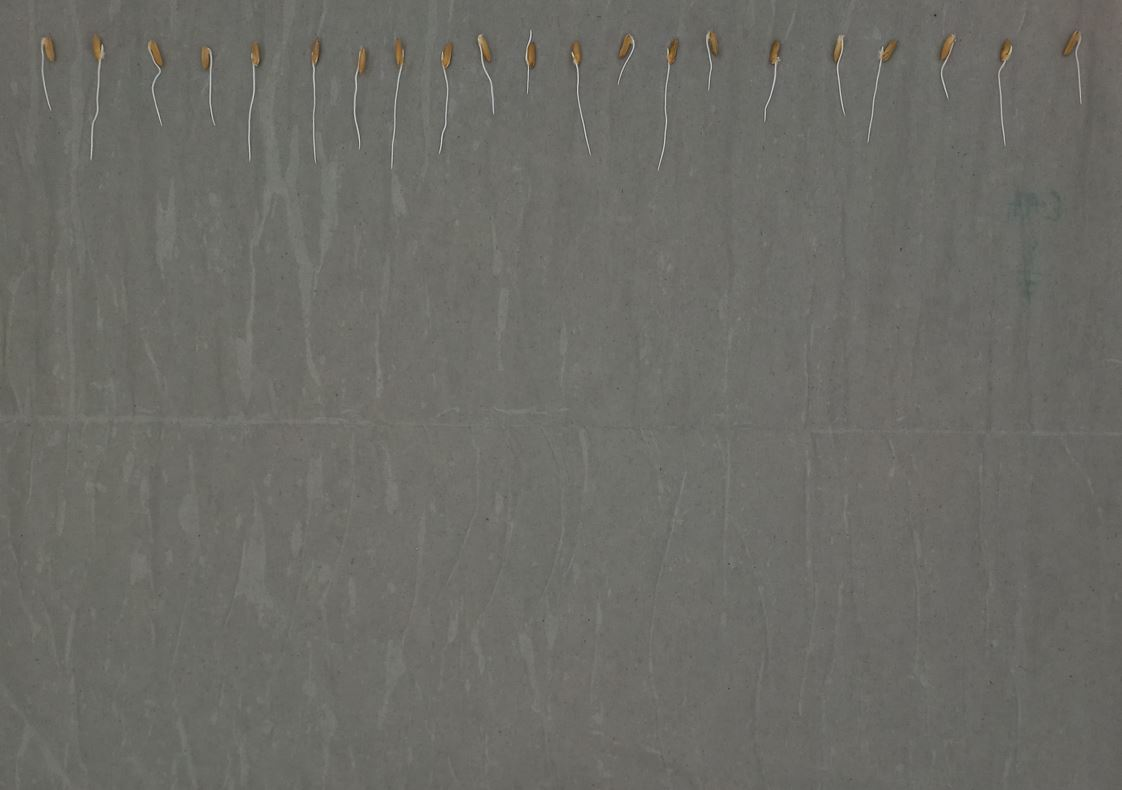
#> input picture input/hari3/cc.JPG, 1122 x 790 px, found by its file name
$ python 'dimension&brc.py'
#> lines starting #> are read from the running program, lines starting #| are printed output that depends on the picture
import cv2
import numpy as np

# Open a typical 24 bit color image. For this kind of image there are
# 8 bits (0 to 255) per color channel
img = cv2.imread('D:\Kuliah\judul-skripsi\codingan\Percobaan\input\hari3\cc.JPG') # mandrill reference image from USC SIPI
#> img is the input picture: shape (790, 1122, 3); mean B, G, R 101.9, 107.4, 107.8

s = 1024
img = cv2.resize(img, (s,s), 0, 0, cv2.INTER_AREA)
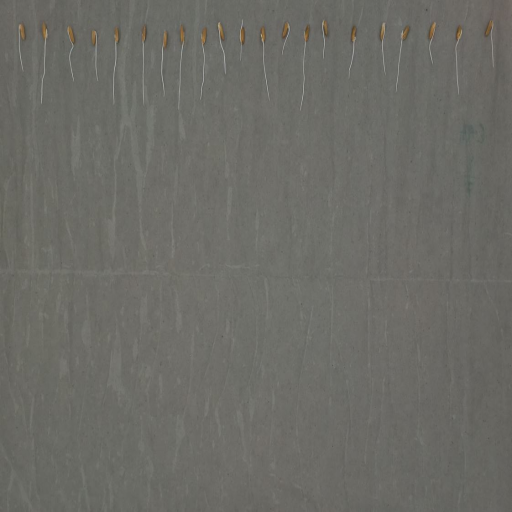
#> img: shape (1024, 1024, 3) (shown at 1/2 size); mean B, G, R 101.8, 107.3, 107.7

def apply_brightness_contrast(input_img, brightness = 0, contrast = 0):

    if brightness != 0:
        if brightness > 0:
            shadow = brightness
            highlight = 255
        else:
            shadow = 0
            highlight = 255 + brightness
        alpha_b = (highlight - shadow)/255
        gamma_b = shadow

        buf = cv2.addWeighted(input_img, alpha_b, input_img, 0, gamma_b)
    else:
        buf = input_img.copy()

    if contrast != 0:
        f = 131*(contrast + 127)/(127*(131-contrast))
        alpha_c = f
        gamma_c = 127*(1-f)

        buf = cv2.addWeighted(buf, alpha_c, buf, 0, gamma_c)

    return buf

font = cv2.FONT_HERSHEY_SIMPLEX
fcolor = (0,0,0)

blist = [10] # list of brightness values
clist = [112] # list of contrast values

out = np.zeros((s*1, s*1, 3), dtype = np.uint8)

for i, b in enumerate(blist):
    c = clist[i]
    print('b, c:  ', b,', ',c)
    row = s*int(i/3)
    col = s*(i%3)

    print('row, col:   ', row, ', ', col)

    out[row:row+s, col:col+s] = apply_brightness_contrast(img, b, c)
    msg = 'b %d' % b
    cv2.putText(out,msg,(col,row+s-22), font, .7, fcolor,1,cv2.LINE_AA)
    msg = 'c %d' % c
    cv2.putText(out,msg,(col,row+s-4), font, .7, fcolor,1,cv2.LINE_AA)

    cv2.putText(out, 'OpenCV',(260,30), font, 1.0, fcolor,2,cv2.LINE_AA)
#> this loop made 1 pass
#> pass 1, in apply_brightness_contrast, `buf = cv2.addWeighted(buf, alpha_c, buf, 0, gamma_c)`:
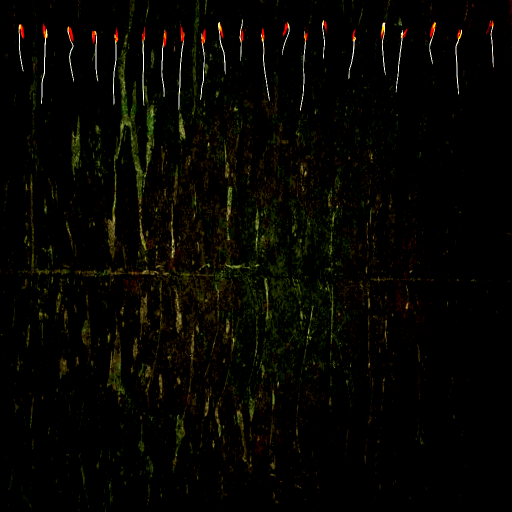
#> buf: shape (1024, 1024, 3) (shown at 1/2 size); mean B, G, R 1.3, 5.6, 6.3

cv2.imwrite('D:\Kuliah\judul-skripsi\codingan\Percobaan\output\hasil_10.png', out)

$ run again, with input/hari3/hari3_1.jpg copied over input/hari3/cc.JPG
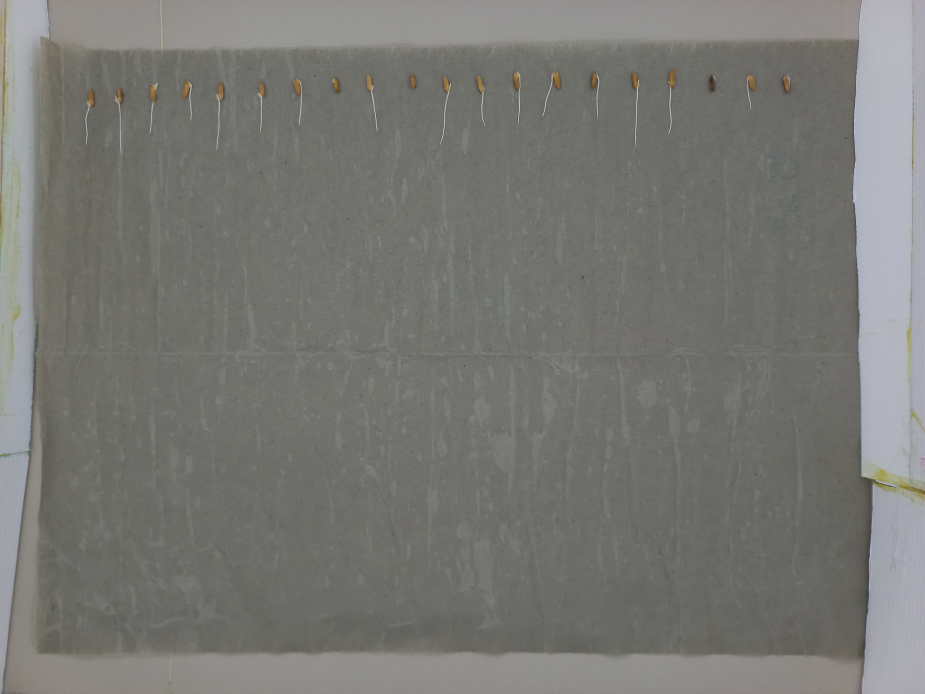
#> input picture input/hari3/hari3_1.jpg, 4624 x 3468 px, found by its file name (shown at 1/5 size)
#> img is the input picture: shape (3468, 4624, 3); mean B, G, R 115.8, 120.1, 120.1
#> `img = cv2.resize(img, (s,s), 0, 0, cv2.INTER_AREA)`:
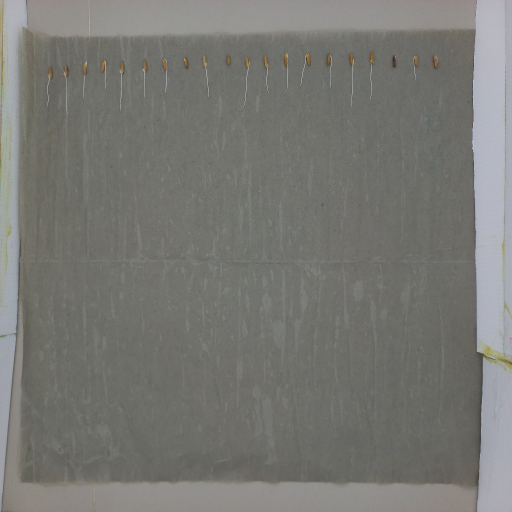
#> img: shape (1024, 1024, 3) (shown at 1/2 size); mean B, G, R 115.7, 119.9, 120
#> the loop `for i, b in enumerate(blist):` made 1 pass
#> pass 1, in apply_brightness_contrast, `buf = cv2.addWeighted(buf, alpha_c, buf, 0, gamma_c)`:
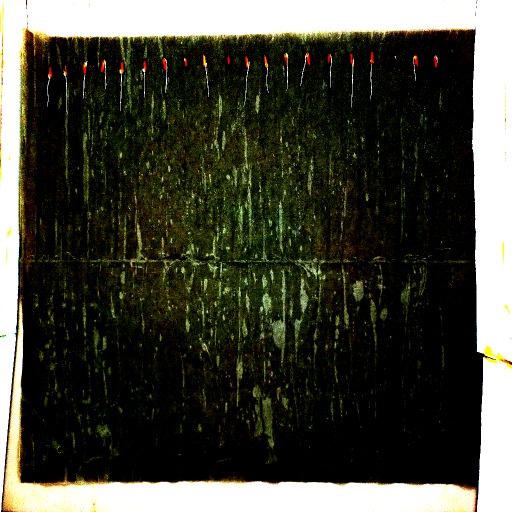
#> buf: shape (1024, 1024, 3) (shown at 1/2 size); mean B, G, R 56.8, 69.9, 69.3

$ run again, with input/hari3/hari3_17.jpg copied over input/hari3/cc.JPG
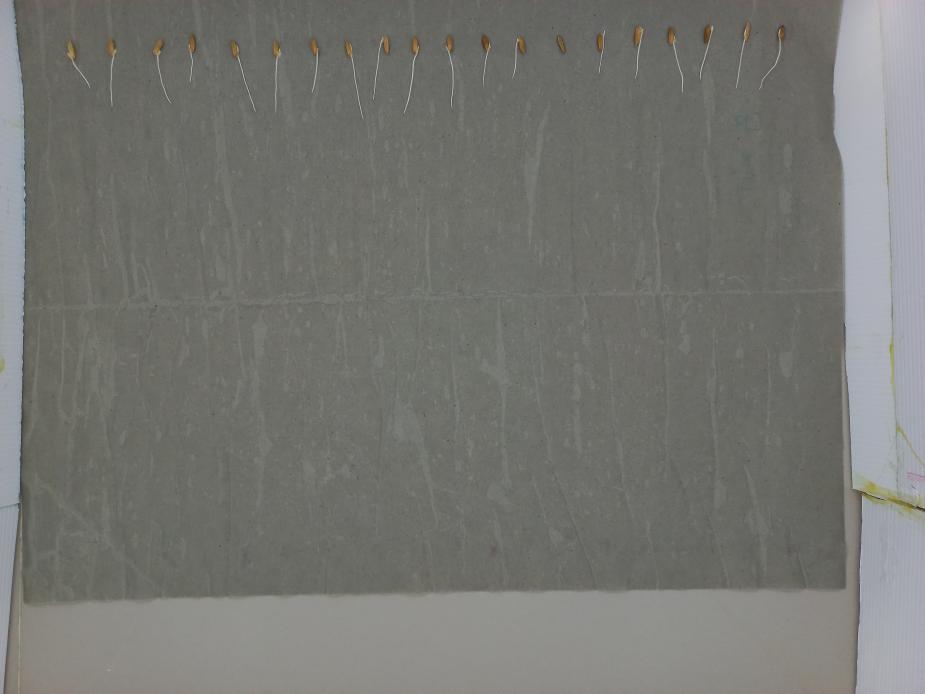
#> input picture input/hari3/hari3_17.jpg, 4624 x 3468 px, found by its file name (shown at 1/5 size)
#> img is the input picture: shape (3468, 4624, 3); mean B, G, R 113.6, 118.3, 117.8
#> `img = cv2.resize(img, (s,s), 0, 0, cv2.INTER_AREA)`:
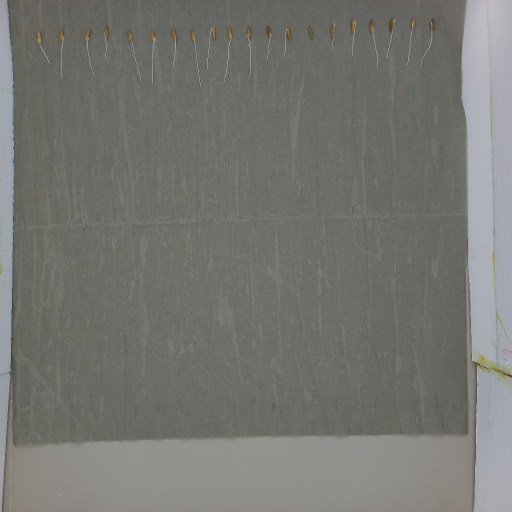
#> img: shape (1024, 1024, 3) (shown at 1/2 size); mean B, G, R 113.5, 118.1, 117.7
#> the loop `for i, b in enumerate(blist):` made 1 pass
#> pass 1, in apply_brightness_contrast, `buf = cv2.addWeighted(buf, alpha_c, buf, 0, gamma_c)`:
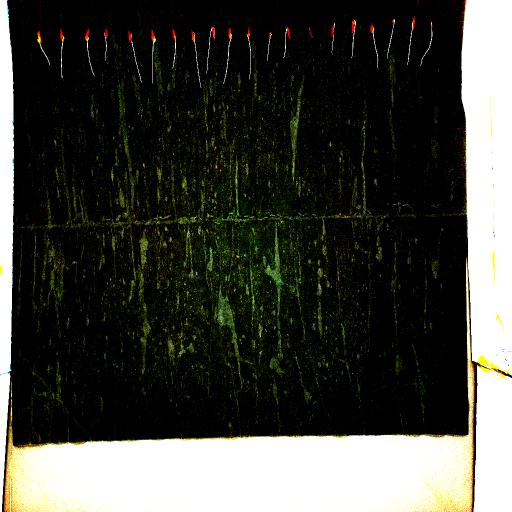
#> buf: shape (1024, 1024, 3) (shown at 1/2 size); mean B, G, R 59.5, 67.3, 66.3
